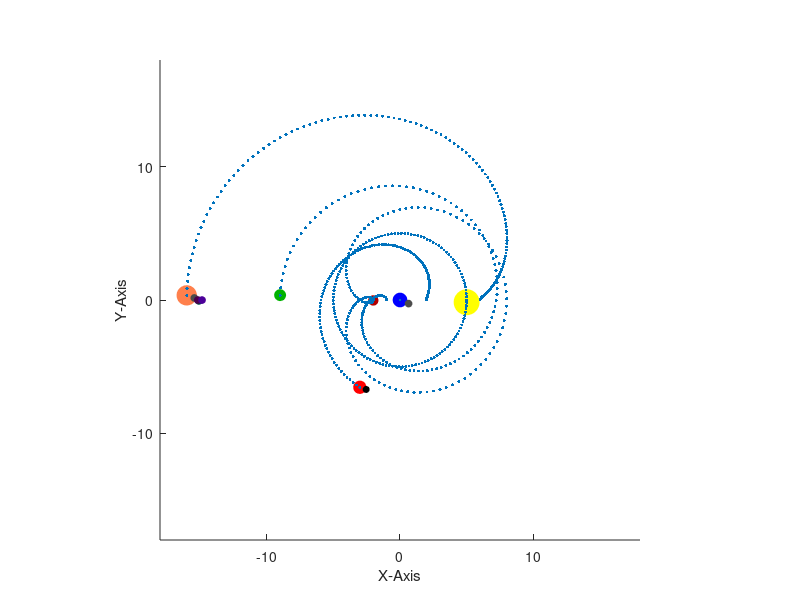

The MATLAB script that drew this image:
%Geocentric

%------------preparation-----------------------------------------------------------------------------------------
figure('units','norm','position',[.1 .1 .8 .7],'color',[.9 .9 .9],'name', "Geocentric"); %Creating Window
axes('position',[.1 .1 .8 .8],'color',[1 1 1], 'xlim',[-18 18],'ylim',[-18 18]);  %Creating Axis
grid off;                                        %turing on grid in coordinate system
xlabel ("X-Axis");                               %labeling the axis
ylabel ("Y-Axis");                               %labeling the axis
zlabel ("Z-Axis");                               %labeling the axis
axis ('square');                                 %squaring axis
drawnow                                 %Tilting coordinate system


%----------------Changeable Variables-----------------------------------------------------------------------------
%-----------------------------------------------------------------------------------------------------------------
n=1;              %Number of Revolutions of earth/number of years shown
i=.05;            %Interval during for-loop
g=0;              %Set to >1 to deactivate lines

%---------------pre-calculations----------------------------------------------------------------------------------
l=n.*2.*pi;     %limit for for-loop

%----------------Preparing the Planets----------------------------------------------------------------------------
%------------w[x] is the angular speed; r[x] is the radius relative to the sun------------------------------------
%----To adapt this system, set ws and rs for the sun to the ones of the desired planet
%------------Drawing Sun------------------------------------------------------------------------------------------
h_Sun=line(0,0,0,'marker','o','markersize',[18],'markerfacecolor','yellow','color','yellow'); %creating the ball
ws=1;               %angular speed
rs=5;               %orbit radius

%------------Drawing Mercure----------------------------------------------------------------------------------------
h_Mercure=line(0,0,0,'marker','o','markersize',[7],'color',[.7 0 0],'markerfacecolor',[.7 0 0]); %creating the ball
wm=2;               %angular speed mercure
rm=3;               %orbit radius mecure

%------------Drawing Venus----------------------------------------------------------------------------------------
h_Venus=line(0,0,0,'marker','o','markersize',[8],'color',[0 .7 0],'markerfacecolor',[0 .7 0]); %creating the ball
wv=1.5;             %angular speed venus
rv=4;               %orbit radius venus

%------------Drawing Earth----------------------------------------------------------------------------------------
h_Earth=line(0,0,0,'marker','o','markersize',[10],'color',[0 0 1],'markerfacecolor',[0 0 1]); %creating the ball
we=1;               %angular speed earth
re=5;               %orbit radius earth

%------------Drawing Moon------------------------------------------------------------------------------------------
h_Moon=line(0,0,0,'marker','o','markersize',[5],'color',[.3 .3 .3],'markerfacecolor',[.3 .3 .3]); %creating the ball
wem=12;             %angular speed Moon
rem=.7;             %orbit radius moon

%------------Drawing Mars------------------------------------------------------------------------------------------
h_Mars=line(0,0,0,'marker','o','markersize',[9],'color',[1 0 0],'markerfacecolor',[1 0 0]); %creating the ball
wma=.8;             %angular speed Mars
rma=7;              %orbit radius Mars

%------------Drawing Marsmoom------------------------------------------------------------------------------------------
h_Marsmoon=line(0,0,0,'marker','o','markersize',[4.5],'color',[0 0 0],'markerfacecolor',[0 0 0]); %creating the ball
wmam=10;             %angular speed Marsmoon
rmam=.5;             %orbit radius Marsmoon

%------------Drawing Jupiter------------------------------------------------------------------------------------------
h_Jupiter=line(0,0,'marker','o','markersize',[14],'color',[1 .5 .3],'markerfacecolor',[1 .5 .3]);
wj=.5;              %angular speed jupiter
rj=11;              %orbit radius jupiter

%------------Drawing MoonJ1------------------------------------------------------------------------------------------
h_MoonJ1=line(0,0,'marker','o','markersize',[5],'color',[.3 .3 .3],'markerfacecolor',[.3 .3 .3]);
wmj1=10;             %angular speed Moon
rmj1=.6;             %orbit radius moon

%------------Drawing MoonJ2------------------------------------------------------------------------------------------
h_MoonJ2=line(0,0,'marker','o','markersize',[5],'color',[0 .3 .3],'markerfacecolor',[0 .3 .3]);
wmj2=13;             %angular speed Moon
rmj2=1;               %orbit radius moon

%------------Drawing MoonJ3------------------------------------------------------------------------------------------
h_MoonJ3=line(0,0,'marker','o','markersize',[5],'color',[.3 0 .3],'markerfacecolor',[.3 0 .3]);
wmj3=12;             %angular speed Moon
rmj3=.9;             %orbit radius moon

%------------Drawing MoonJ4------------------------------------------------------------------------------------------
h_MoonJ4=line(0,0,'marker','o','markersize',[5],'color',[.3 0 .6],'markerfacecolor',[.3 0 .6]);
wmj4=9;               %angular speed Moon
rmj4=1.2;             %orbit radius moon
 
drawnow
%------------Making planets move------------------------------------------------------------------------------------
%-------------------------------------------------------------------------------------------------------------------
for t=0:i:l                                          %setting up loop for one rotation
  
  %----Sun----
  xs=rs*cos(ws*t);                                   %getting x for sun
  ys=rs*sin(ws*t);                                   %getting y for sun
  set(h_Sun,'xdata',xs,'ydata',ys);                  %putting sun there
  
  %----Mercure----
  xm=rm*cos(wm*t);                                   %getting x for mercure
  ym=rm*sin(wm*t);                                   %getting y for mercure
  set(h_Mercure,'xdata',xm-xs,'ydata',ym-ys);              %putting mercure there
  
  %----Venus----
  xv=rv*cos(wv*t);                                   %getting x for venus
  yv=rv*sin(wv*t);                                   %getting y for venus
  set(h_Venus,'xdata',xv-xs,'ydata',yv-ys);                %putting venus there
  
  %----Earth----
  xe=re*cos(we*t);                                   %getting x for earth
  ye=re*sin(we*t);                                   %getting y for earth
  set(h_Earth,'xdata',xe-xs,'ydata',ye-ys);                %putting earth there

  %----Moon----
  xem=rem*cos(wem*t)+xe;                                %getting x for moon
  yem=rem*sin(wem*t)+ye;                                %getting y for moon
  set(h_Moon,'xdata',xem-xs,'ydata',yem-ys);                  %putting moon there
  
  %----Mars----
  xma=rma*cos(wma*t);                                %getting x for mars
  yma=rma*sin(wma*t);                                %getting y for mars
  set(h_Mars,'xdata',xma-xs,'ydata',yma-ys);               %putting mars there
  
  %----Marsmoon----
  xmam=rmam*cos(wmam*t)+xma;                                %getting x for marsmoon
  ymam=rmam*sin(wmam*t)+yma;                                %getting y for marsmoon
  set(h_Marsmoon,'xdata',xmam-xs,'ydata',ymam-ys);                %putting marsmoon there
  
  %----Jupiter----
  xj=rj*cos(wj*t);                                   %getting x for jupiter
  yj=rj*sin(wj*t);                                   %getting y for jupiter
  set(h_Jupiter,'xdata',xj-xs,'ydata',yj-ys);              %putting jupiter there
  
  %----MoonJ1----
  xmj1=rmj1*cos(wmj1*t)+xj;                                %getting x for jupitermoon
  ymj1=rmj1*sin(wmj1*t)+yj;                                %getting y for jupitermoon
  set(h_MoonJ1,'xdata',xmj1-xs,'ydata',ymj1-ys);                 %putting jupitermoon there
  
  %----MoonJ2----
  xmj2=rmj2*cos(wmj2*t)+xj;                                %getting x for jupitermoon
  ymj2=rmj2*sin(wmj2*t)+yj;                                %getting x for jupitermoon
  set(h_MoonJ2,'xdata',xmj2-xs,'ydata',ymj2-ys);                 %putting jupitermoon there
  
  %----MoonJ3----
  xmj3=rmj3*cos(wmj3*t)+xj;                                %getting x for jupitermoon
  ymj3=rmj3*sin(wmj3*t)+yj;                                %getting x for jupitermoon
  set(h_MoonJ3,'xdata',xmj3-xs,'ydata',ymj3-ys);                 %putting jupitermoon there
  
  %----MoonJ4----
  xmj4=rmj4*cos(wmj4*t)+xj;                                %getting x for jupitermoon
  ymj4=rmj4*sin(wmj4*t)+yj;                                %getting x for jupitermoon
  set(h_MoonJ4,'xdata',xmj4-xs,'ydata',ymj4-ys);        %putting jupitermoon there
  
  drawnow;

  if (mod(t,0.5.*i)==g)     %Trails of Planets
    
    line(xs,ys,'marker','.','markersize',[7]);   %Sun
    line(xm-xs,ym-ys,'marker','.','markersize',[7]);   %Mercure
    line(xv-xs,yv-ys,'marker','.','markersize',[7]);   %Venus
    line(xe-xs,ye-ys,'marker','.','markersize',[7]);   %Earth
    line(xma-xs,yma-ys,'marker','.','markersize',[7]);   %Mars
    line(xj-xs,yj-ys,'marker','.','markersize',[7]);   %Jupiter
    
  endif
  
endfor